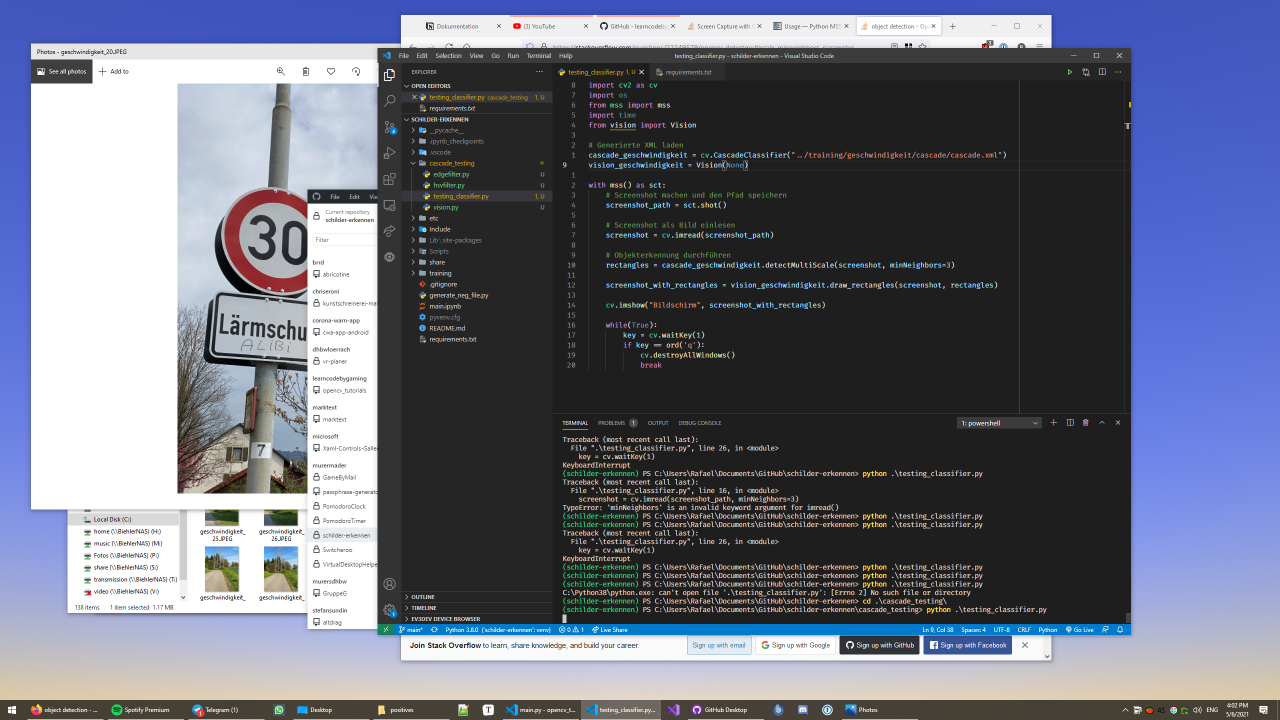
#> input picture cascade_testing/monitor-1.png, 2560 x 1440 px (shown at 1/2 size)
$ python testing_classifier.py monitor-1.png
#> lines starting #> are read from the running program, lines starting #| are printed output that depends on the picture
### cascade_testing/vision.py
import cv2 as cv
import numpy as np
from hsvfilter import HsvFilter
from edgefilter import EdgeFilter


class Vision:
    # constants
    TRACKBAR_WINDOW = "Trackbars"

    # properties
    needle_img = None
    needle_w = 0
    needle_h = 0
    method = None

    # constructor
    def __init__(self, needle_img_path, method=cv.TM_CCOEFF_NORMED):
        if needle_img_path:
            # load the image we're trying to match
            # https://docs.opencv.org/4.2.0/d4/da8/group__imgcodecs.html
            self.needle_img = cv.imread(needle_img_path, cv.IMREAD_UNCHANGED)

            # Save the dimensions of the needle image
            self.needle_w = self.needle_img.shape[1]
            self.needle_h = self.needle_img.shape[0]

        # There are 6 methods to choose from:
        # TM_CCOEFF, TM_CCOEFF_NORMED, TM_CCORR, TM_CCORR_NORMED, TM_SQDIFF, TM_SQDIFF_NORMED
        self.method = method

    # [53 lines left out: functions find, get_click_points, not called in this run]

    # given a list of [x, y, w, h] rectangles and a canvas image to draw on, return an image with
    # all of those rectangles drawn
    def draw_rectangles(self, haystack_img, rectangles):
        # these colors are actually BGR
        line_color = (0, 255, 0)
        line_type = cv.LINE_4

        for (x, y, w, h) in rectangles:
            # determine the box positions
            top_left = (x, y)
            bottom_right = (x + w, y + h)
            # draw the box
            cv.rectangle(haystack_img, top_left, bottom_right, line_color, lineType=line_type)

        return haystack_img

    # given a list of [x, y] positions and a canvas image to draw on, return an image with all
    # of those click points drawn on as crosshairs
    # [186 lines left out: functions draw_crosshairs, init_control_gui, get_hsv_filter_from_controls, get_edge_filter_from_controls, apply_hsv_filter, apply_edge_filter and 3 more, not called in this run]

### cascade_testing/testing_classifier.py
import cv2 as cv
import os
import time
import sys
from mss import mss
from vision import Vision

# Generierte XML laden
cascade_geschwindigkeit = cv.CascadeClassifier("../training/GTRSB/Geschwindigkeit_30_00001/cascade_4/cascade.xml")
vision_geschwindigkeit = Vision(None)

image = cv.imread(sys.argv[1])
#> image is the input picture: shape (1440, 2560, 3); mean B, G, R 127, 110.5, 106.1
rectangles = cascade_geschwindigkeit.detectMultiScale(image, minNeighbors=3)
#> rectangles = 235 rows, first 6: [1624, 103, 16, 16], [2162, 135, 19, 19], [1483, 301, 16, 16], [1913, 302, 16, 16], [2165, 835, 16, 16], [1702, 1022, 18, 18]
image_with_rectangles = vision_geschwindigkeit.draw_rectangles(image, rectangles)
#> the loop in draw_rectangles, `for (x, y, w, h) in rectangles:` made 235 passes
#> (x, y, w, h, bottom_right) on passes 1 to 3: (1624, 103, 16, 16, (1640, 119)), (2162, 135, 19, 19, (2181, 154)), (1483, 301, 16, 16, (1499, 317))
#> after the loop in draw_rectangles, `for (x, y, w, h) in rectangles:`:
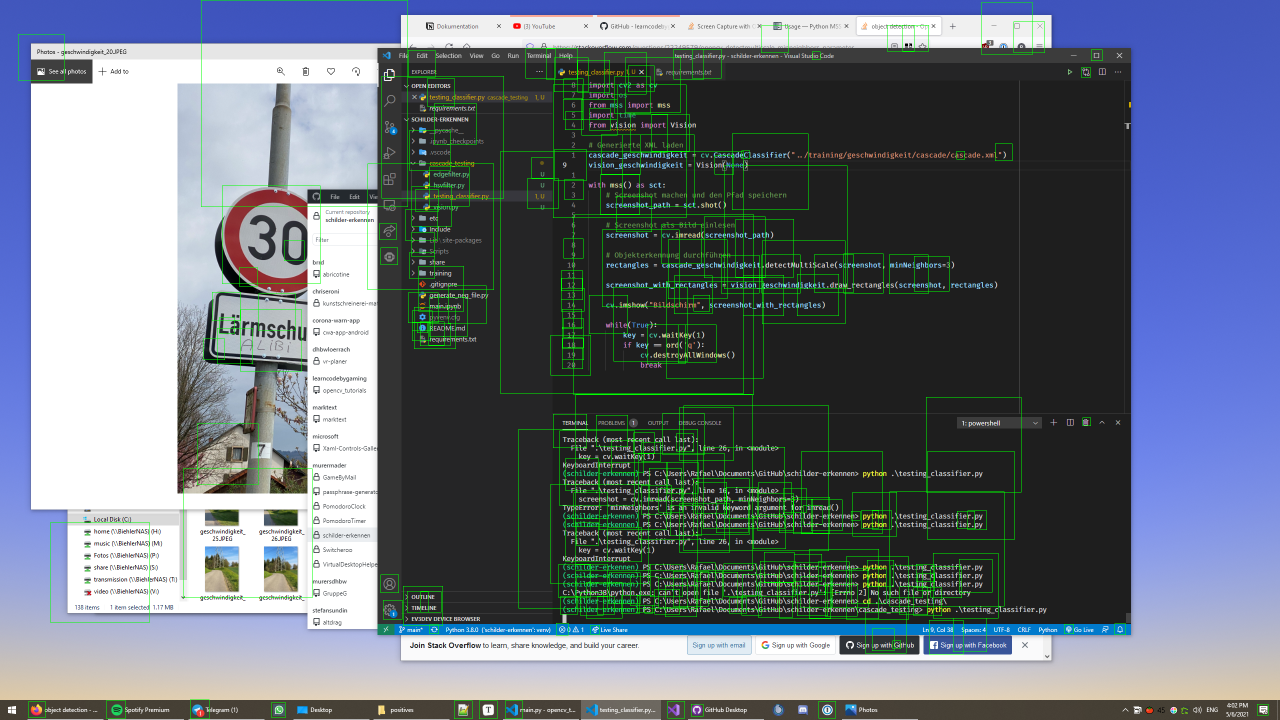
#> haystack_img: shape (1440, 2560, 3) (shown at 1/2 size); mean B, G, R 125.8, 114.3, 105

cv.imshow("Cascade Classifier", image_with_rectangles)

cv.imwrite("result.JPEG", image_with_rectangles)

while(True):
    key = cv.waitKey(1)
#> (key q is pressed here)
    if key == ord('q'):
        cv.destroyAllWindows()
        break
